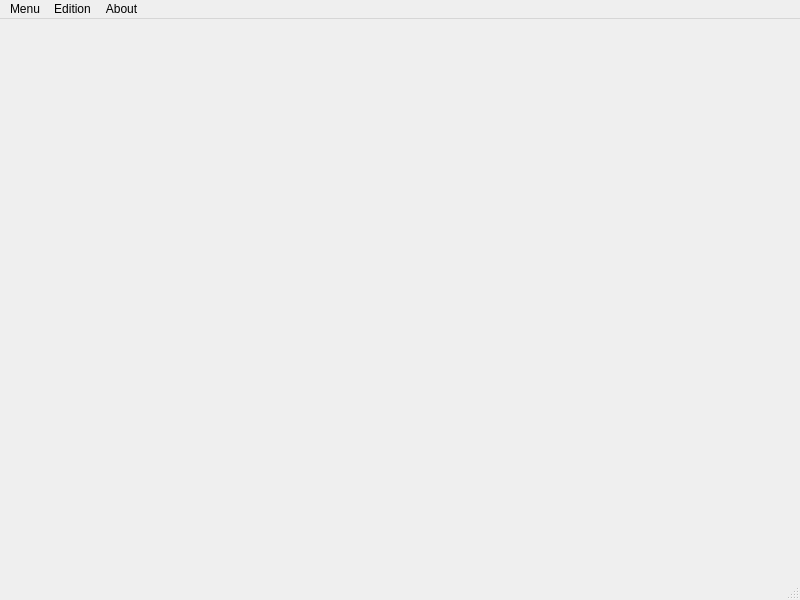
<?xml version="1.0" encoding="UTF-8"?>
<ui version="4.0">
 <class>MainWindow</class>
 <widget class="QMainWindow" name="MainWindow">
  <property name="geometry">
   <rect>
    <x>0</x>
    <y>0</y>
    <width>800</width>
    <height>600</height>
   </rect>
  </property>
  <property name="windowTitle">
   <string>MainWindow</string>
  </property>
  <widget class="QWidget" name="centralwidget"/>
  <widget class="QMenuBar" name="menubar">
   <property name="geometry">
    <rect>
     <x>0</x>
     <y>0</y>
     <width>800</width>
     <height>23</height>
    </rect>
   </property>
   <widget class="QMenu" name="menuFichier">
    <property name="title">
     <string>Menu</string>
    </property>
    <addaction name="actionNouveau"/>
    <addaction name="actionOuvrir"/>
    <addaction name="actionEnregistrer"/>
    <addaction name="actionEnregistrer_Sous"/>
    <addaction name="actionImporter"/>
    <addaction name="actionExporter"/>
    <addaction name="actionQuitter"/>
   </widget>
   <widget class="QMenu" name="menuEdition">
    <property name="title">
     <string>Edition</string>
    </property>
    <addaction name="actionNew_Item"/>
    <addaction name="actionRemove_Item"/>
   </widget>
   <widget class="QMenu" name="menuAbout">
    <property name="title">
     <string>About</string>
    </property>
    <addaction name="actionInfo"/>
   </widget>
   <addaction name="menuFichier"/>
   <addaction name="menuEdition"/>
   <addaction name="menuAbout"/>
  </widget>
  <widget class="QStatusBar" name="statusbar"/>
  <action name="actionNouveau">
   <property name="text">
    <string>New</string>
   </property>
  </action>
  <action name="actionOuvrir">
   <property name="text">
    <string>Open</string>
   </property>
  </action>
  <action name="actionEnregistrer">
   <property name="text">
    <string>Save</string>
   </property>
  </action>
  <action name="actionEnregistrer_Sous">
   <property name="text">
    <string>Save as</string>
   </property>
  </action>
  <action name="actionImporter">
   <property name="text">
    <string>Import</string>
   </property>
  </action>
  <action name="actionExporter">
   <property name="text">
    <string>Export</string>
   </property>
  </action>
  <action name="actionQuitter">
   <property name="text">
    <string>Quit</string>
   </property>
  </action>
  <action name="actionNew_Item">
   <property name="text">
    <string>Add Item</string>
   </property>
  </action>
  <action name="actionRemove_Item">
   <property name="text">
    <string>Remove Item</string>
   </property>
  </action>
  <action name="actionInfo">
   <property name="text">
    <string>Info</string>
   </property>
  </action>
 </widget>
 <resources/>
 <connections/>
</ui>
